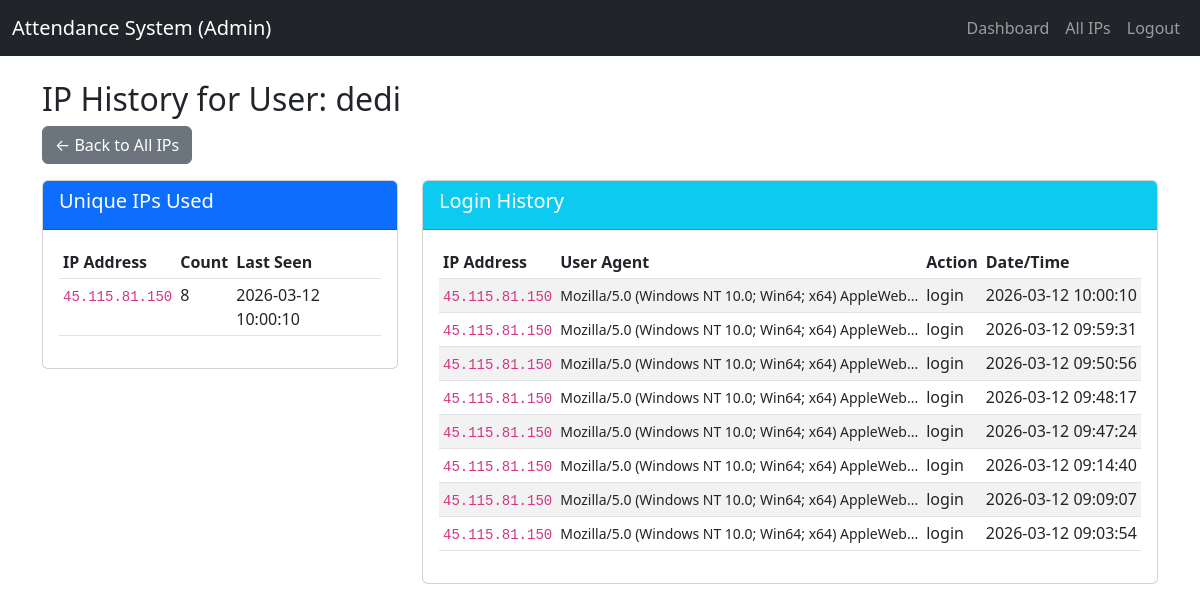
The page /ip/admin/user-ips/2 (signed in) on the database its author committed.
### tables this page shows
CREATE TABLE users (
                    id INTEGER PRIMARY KEY AUTOINCREMENT,
                    username TEXT UNIQUE NOT NULL,
                    password TEXT NOT NULL,
                    role TEXT NOT NULL,
                    default_shift TEXT DEFAULT 'auto'
                );

CREATE TABLE ip_logs (
                    id INTEGER PRIMARY KEY AUTOINCREMENT,
                    user_id INTEGER NOT NULL,
                    ip_address TEXT NOT NULL,
                    user_agent TEXT,
                    action TEXT DEFAULT 'login',
                    created_at DATETIME DEFAULT CURRENT_TIMESTAMP,
                    FOREIGN KEY(user_id) REFERENCES users(id)
                );

### ip_manager/ip_routes.py (the view)
@ip_bp.route('/admin/user-ips/<int:user_id>')
@admin_required
def user_ips(user_id):
    user = query_db('SELECT username FROM users WHERE id = ?', [user_id], one=True)
    if not user:
        flash('User not found.', 'danger')
        return redirect(url_for('ip.all_ips'))
    ips = IPModel.get_user_ips(user_id, limit=1000)
    unique_ips = IPModel.get_unique_ips_for_user(user_id)
    return render_template('user_ips.html', ips=ips, unique_ips=unique_ips,
                          username=user['username'], user_id=user_id)

### app.py (called while the page is built)
@app.teardown_appcontext
def close_connection(exception):
    db = getattr(g, '_database', None)
    if db is not None:
        db.close()

### ip_manager/ip_model.py (called while the page is built)
def get_db():
    if DATABASE_URL and DATABASE_URL.startswith('postgres'):
        if not hasattr(g, '_database'):
            g._database = psycopg2.connect(DATABASE_URL, cursor_factory=RealDictCursor)
        return g._database
    else:
        db = getattr(g, '_database', None)
        if db is None:
            db = g._database = sqlite3.connect('attendance.db')
            db.row_factory = sqlite3.Row
        return db

def query_db(query, args=(), one=False):
    conn = get_db()
    if DATABASE_URL and DATABASE_URL.startswith('postgres'):
        cur = conn.cursor()
        cur.execute(query.replace('?', '%s'), args)
        rv = cur.fetchall()
        cur.close()
        return (rv[0] if rv else None) if one else rv
    else:
        cur = conn.execute(query, args)
        rv = cur.fetchall()
        cur.close()
        return (rv[0] if rv else None) if one else rv

    @staticmethod
    def get_user_ips(user_id, limit=50):
        return query_db('''
            SELECT * FROM ip_logs
            WHERE user_id = ?
            ORDER BY created_at DESC
            LIMIT ?
        ''', [user_id, limit])

    @staticmethod
    def get_unique_ips_for_user(user_id):
        return query_db('''
            SELECT DISTINCT ip_address, COUNT(*) as count, MAX(created_at) as last_seen
            FROM ip_logs
            WHERE user_id = ?
            GROUP BY ip_address
            ORDER BY last_seen DESC
        ''', [user_id])

### ip_manager/ip_routes.py (called while the page is built)
def admin_required(f):
    @wraps(f)
    def decorated_function(*args, **kwargs):
        if session.get('role') != 'admin':
            flash('Admin access required.', 'danger')
            return redirect(url_for('dashboard'))
        return f(*args, **kwargs)
    return decorated_function

### templates/user_ips.html (shortened to what this page needs)
<!DOCTYPE html>
<html lang="en">
<head>
    <link href="https://cdn.jsdelivr.net/npm/bootstrap@5.3.0/dist/css/bootstrap.min.css" rel="stylesheet">
    <link rel="stylesheet" href="{{ url_for('static', filename='style.css') }}">
</head>
<body>
    <nav class="navbar navbar-expand-lg navbar-dark bg-dark">
        <div class="container-fluid">
            <a class="navbar-brand" href="#">Attendance System (Admin)</a>
            <div class="collapse navbar-collapse">
                <ul class="navbar-nav ms-auto">
                    <li class="nav-item"><a class="nav-link" href="{{ url_for('dashboard') }}">Dashboard</a></li>
                    <li class="nav-item"><a class="nav-link" href="{{ url_for('ip.all_ips') }}">All IPs</a></li>
                    <li class="nav-item"><a class="nav-link" href="{{ url_for('logout') }}">Logout</a></li>
                </ul>
            </div>
        </div>
    </nav>
    <div class="container mt-4">
        <h2>IP History for User: {{ username }}</h2>
        <a href="{{ url_for('ip.all_ips') }}" class="btn btn-secondary mb-3">← Back to All IPs</a>
        <div class="row">
            <div class="col-md-4">
                <div class="card mb-4">
                    <div class="card-header bg-primary text-white">
                        <h5>Unique IPs Used</h5>
                    </div>
                    <div class="card-body">
                        <table class="table table-sm">
                            <thead>
                                <tr>
                                    <th>IP Address</th>
                                    <th>Count</th>
                                    <th>Last Seen</th>
                                </tr>
                            </thead>
                            <tbody>
                                {% for ip in unique_ips %}
                                <tr>
                                    <td><code>{{ ip.ip_address }}</code></td>
                                    <td>{{ ip.count }}</td>
                                    <td>{{ ip.last_seen }}</td>
                                </tr>
                                {% endfor %}
                            </tbody>
                        </table>
                    </div>
                </div>
            </div>
            <div class="col-md-8">
                <div class="card">
                    <div class="card-header bg-info text-white">
                        <h5>Login History</h5>
                    </div>
                    <div class="card-body">
                        <table class="table table-sm table-striped">
                            <thead>
                                <tr>
                                    <th>IP Address</th>
                                    <th>User Agent</th>
                                    <th>Action</th>
                                    <th>Date/Time</th>
                                </tr>
                            </thead>
                            <tbody>
                                {% for ip in ips %}
                                <tr>
                                    <td><code>{{ ip.ip_address }}</code></td>
                                    <td><small>{{ ip.user_agent[:50] }}...</small></td>
                                    <td>{{ ip.action }}</td>
                                    <td>{{ ip.created_at }}</td>
                                </tr>
                                {% endfor %}
                            </tbody>
                        </table>
                    </div>
                </div>
            </div>
        </div>
    </div>
</body>
</html>

### rows shown on the page
users: username "dedi"
ip_logs: ip_address "45.115.81.150", user_agent "Mozilla/5.0 (Windows NT 10.0; Win64; x64) AppleWeb", action "login", created_at "2026-03-12 10:00:10"
ip_logs: ip_address "45.115.81.150", user_agent "Mozilla/5.0 (Windows NT 10.0; Win64; x64) AppleWeb", action "login", created_at "2026-03-12 09:59:31"
ip_logs: ip_address "45.115.81.150", user_agent "Mozilla/5.0 (Windows NT 10.0; Win64; x64) AppleWeb", action "login", created_at "2026-03-12 09:50:56"
ip_logs: ip_address "45.115.81.150", user_agent "Mozilla/5.0 (Windows NT 10.0; Win64; x64) AppleWeb", action "login", created_at "2026-03-12 09:48:17"
ip_logs: ip_address "45.115.81.150", user_agent "Mozilla/5.0 (Windows NT 10.0; Win64; x64) AppleWeb", action "login", created_at "2026-03-12 09:47:24"
ip_logs: ip_address "45.115.81.150", user_agent "Mozilla/5.0 (Windows NT 10.0; Win64; x64) AppleWeb", action "login", created_at "2026-03-12 09:14:40"
ip_logs: ip_address "45.115.81.150", user_agent "Mozilla/5.0 (Windows NT 10.0; Win64; x64) AppleWeb", action "login", created_at "2026-03-12 09:09:07"
ip_logs: ip_address "45.115.81.150", user_agent "Mozilla/5.0 (Windows NT 10.0; Win64; x64) AppleWeb", action "login", created_at "2026-03-12 09:03:54"

### other values the page prints
{{ ip.ip_address }} "45.115.81.150"
{{ ip.count }} "8"
{{ ip.last_seen }} "2026-03-12 10:00:10"
